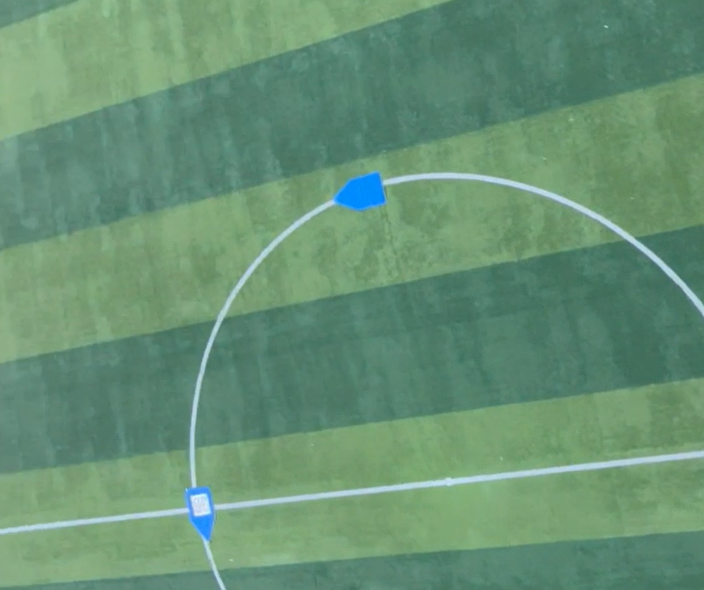
#> input picture pic4.png, 704 x 590 px
$ python old_task4_picture.py
#> lines starting #> are read from the running program, lines starting #| are printed output that depends on the picture; after the words box and inside, x2 and y2 are one past the last pixel; in counts of white or black regions, pixels touching at a corner belong together
import numpy as np
import cv2

# 图片版识别并提取数字部分
frame = cv2.imread('pic4.png')
#> frame is the input picture: shape (590, 704, 3); mean B, G, R 116.3, 145.6, 103.2
(h, w) = frame.shape[:2]
#> h = 590; w = 704

frame = cv2.resize(frame, (w//4, h//4))
#> frame: shape (147, 176, 3)
hsv = cv2.cvtColor(frame, cv2.COLOR_BGR2HSV)
#> hsv: shape (147, 176, 3); mean H, S, V 68.5, 79.4, 146.1

lower_blue = np.array([100,40,40])
upper_blue = np.array([130,255,255])
mask = cv2.inRange(hsv, lower_blue, upper_blue)
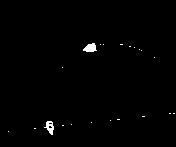
#> mask: shape (147, 176); 0.74% white; 21 white regions (19 under 20 px)

contours,h = cv2.findContours(mask, cv2.RETR_TREE, cv2.CHAIN_APPROX_SIMPLE)
#> contours = 23 contours, 21 with area under 20; largest, box (x1, y1, x2, y2) and area: (83, 43, 97, 52) 70, (44, 121, 54, 135) 65; h = 23 rows, first 6: [1, -1, -1, -1], [2, 0, -1, -1], [3, 1, -1, -1], [4, 2, -1, -1], [5, 3, -1, -1], [8, 4, 6, -1]
print(h)
#> (printed output is left out)
# 数字区域轮廓列表
num_cnt = []
# 标靶轮廓列表
par_cnt = []
# 标靶轮廓近似的五个顶点列表
par_approx = []
# 查找存在子轮廓的轮廓而得到子轮廓位置
for i in range(len(h[0])):
    if h[0][i][2] > -1: # 存在子轮廓
        n = h[0][i][2]
        m = i
        num_cnt.append(contours[n])
        par_cnt.append(contours[m])
        par_approx.append(cv2.approxPolyDP(contours[m],0.01*cv2.arcLength(contours[m],True),closed=True))
#> this loop made 23 passes
#> (n, m) on pass 6: (6, 5)
#> after the loop, num_cnt = 1 item; par_approx = 1 contour; box (x1, y1, x2, y2) and area: (44, 121, 54, 135) 65; par_cnt has the same summary as par_approx

black = np.zeros(frame.shape[:2], np.uint8)
num_mask = cv2.drawContours(black, num_cnt, 0, (255,255,255), cv2.FILLED)
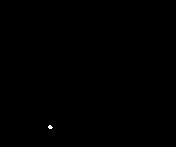
#> num_mask: shape (147, 176); 0.05% white in thin lines or dots, all inside (x1, y1, x2, y2) = (48, 125, 53, 129)
frame = cv2.bitwise_and(frame, frame, mask=num_mask)
print(f'par_approx:{par_approx}')
#> (printed output is left out)
cv2.imshow('frame',frame)
cv2.imwrite('n.png',frame)

if cv2.waitKey(0) & 0xFF == ord('q'):
#> (key q is pressed here)
    cv2.destroyAllWindows()

$ run again, with pic5.png copied over pic4.png
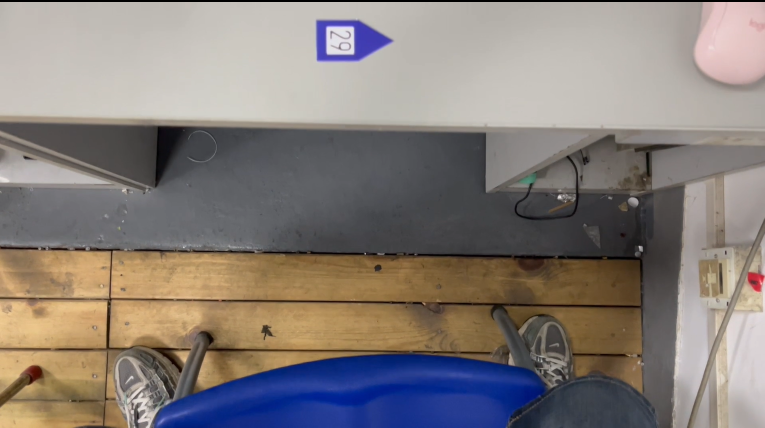
#> input picture pic5.png, 1529 x 855 px (shown at 1/2 size)
#> frame is the input picture: shape (855, 1529, 3); mean B, G, R 121.6, 126.2, 134.2
#> `frame = cv2.resize(frame, (w//4, h//4))`:
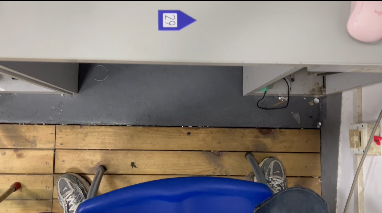
#> frame: shape (213, 382, 3); mean B, G, R 121.5, 126.1, 134.2
#> hsv: shape (213, 382, 3); mean H, S, V 46.9, 57.7, 143.6
#> `mask = cv2.inRange(hsv, lower_blue, upper_blue)`:
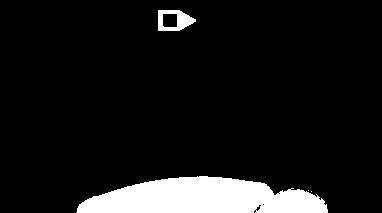
#> mask: shape (213, 382); 8.9% white; 4 white regions (2 under 20 px)
#> `contours,h = cv2.findContours(mask, cv2.RETR_TREE, cv2.CHAIN_APPROX_SI..`: contours = 8 contours, 4 with area under 20; largest, box (x1, y1, x2, y2) and area: (76, 176, 328, 213) 6545, (158, 10, 196, 31) 588, (162, 13, 178, 28) 206, (255, 204, 262, 212) 20; h = [[1, -1, -1, -1], [2, 0, -1, -1], [6, 1, 3, -1], [4, -1, -1, 2], [5, 3, -1, 2], [-1, 4, -1, 2], [-1, 2, 7, -1], [-1, -1, -1, 6]]
#| [[[ 1 -1 -1 -1]
#|   [ 2  0 -1 -1]
#|   [ 6  1  3 -1]
#|   [ 4 -1 -1  2]
#|   [ 5  3 -1  2]
#|   [-1  4 -1  2]
#> (further printed lines are left out)
#> the loop `for i in range(len(h[0])):` made 8 passes
#> (n, m) on passes 3, 7: (3, 2), (7, 6)
#> after the loop `for i in range(len(h[0])):`: num_cnt = 2 contours; box (x1, y1, x2, y2) and area: (162, 13, 178, 28) 206, (255, 204, 262, 212) 20; par_approx = 2 contours; box (x1, y1, x2, y2) and area: (76, 176, 328, 213) 5737, (158, 10, 196, 31) 596; par_cnt = 2 contours; box (x1, y1, x2, y2) and area: (76, 176, 328, 213) 6545, (158, 10, 196, 31) 588
#> num_mask: shape (213, 382); 0.04% white; 1 white region, box (x1, y1, x2, y2) and area: (255, 204, 262, 212) 29
#| par_approx:[array([[[ 76, 212]],
#|        [[327, 209]],
#|        [[303, 190]],
#|        [[274, 195]],
#|        [[260, 182]],
#|        [[197, 176]],
#> (further printed lines are left out)

$ run again, with pic1.jpg saved as pic4.png
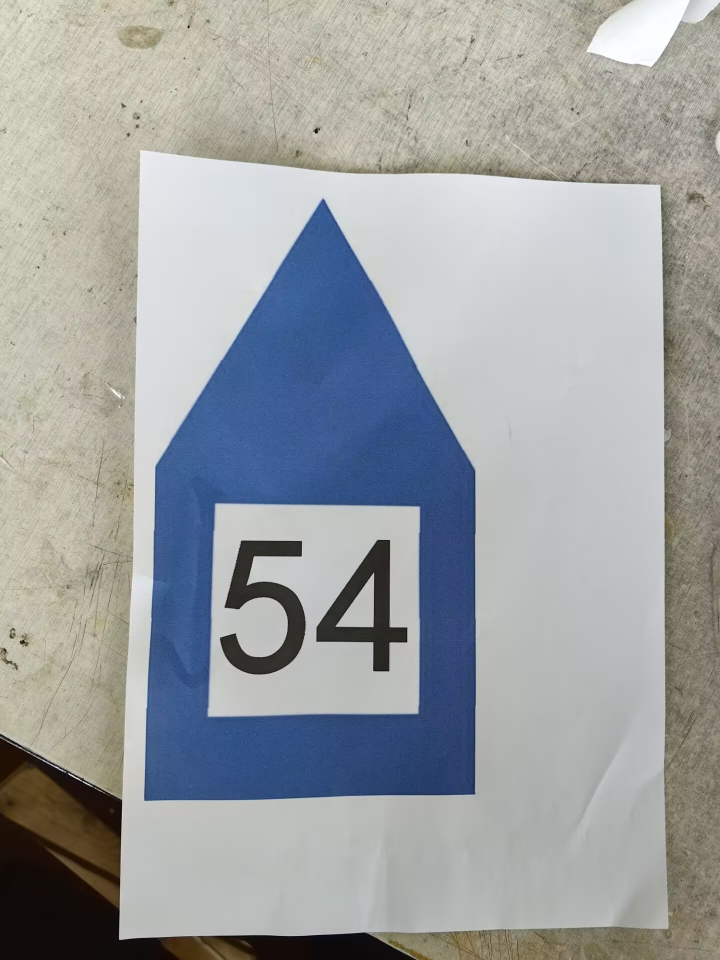
#> input picture pic1.jpg, 1440 x 1920 px (shown at 1/2 size)
#> frame is the input picture: shape (1920, 1440, 3); mean B, G, R 162.1, 160.4, 156.8
#> hsv: shape (480, 360, 3); mean H, S, V 61.5, 44.2, 171.1
#> `mask = cv2.inRange(hsv, lower_blue, upper_blue)`:
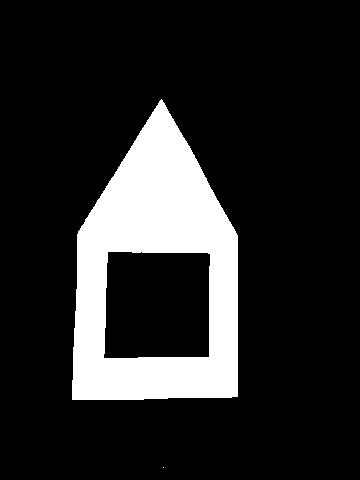
#> mask: shape (480, 360); 15.7% white; 2 white regions (1 under 20 px)
#> `contours,h = cv2.findContours(mask, cv2.RETR_TREE, cv2.CHAIN_APPROX_SI..`: contours = 3 contours, 1 with area under 20; largest, box (x1, y1, x2, y2) and area: (72, 99, 238, 400) 37438, (103, 251, 211, 359) 10976; h = [[1, -1, -1, -1], [-1, 0, 2, -1], [-1, -1, -1, 1]]
#| [[[ 1 -1 -1 -1]
#|   [-1  0  2 -1]
#|   [-1 -1 -1  1]]]
#> the loop `for i in range(len(h[0])):` made 3 passes
#> (n, m) on pass 2: (2, 1)
#> after the loop `for i in range(len(h[0])):`: num_cnt = 1 contour; box (x1, y1, x2, y2) and area: (103, 251, 211, 359) 10976; par_approx = 1 item; par_cnt = 1 contour; box (x1, y1, x2, y2) and area: (72, 99, 238, 400) 37438
#> num_mask: shape (480, 360); 6.5% white; 1 white region, box (x1, y1, x2, y2) and area: (103, 251, 211, 359) 11185
#> `frame = cv2.bitwise_and(frame, frame, mask=num_mask)`:
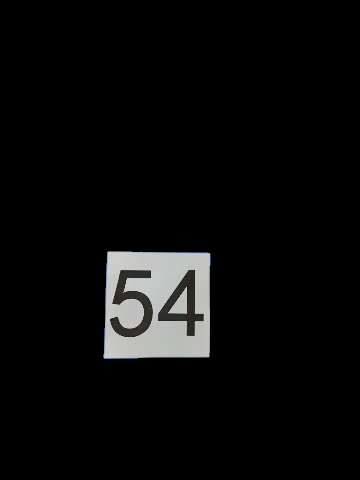
#> frame: shape (480, 360, 3); mean B, G, R 10.3, 10.4, 10.2
#| par_approx:[array([[[161,  99]],
#|        [[ 77, 234]],
#|        [[ 72, 399]],
#|        [[237, 396]],
#|        [[237, 235]]], dtype=int32)]
